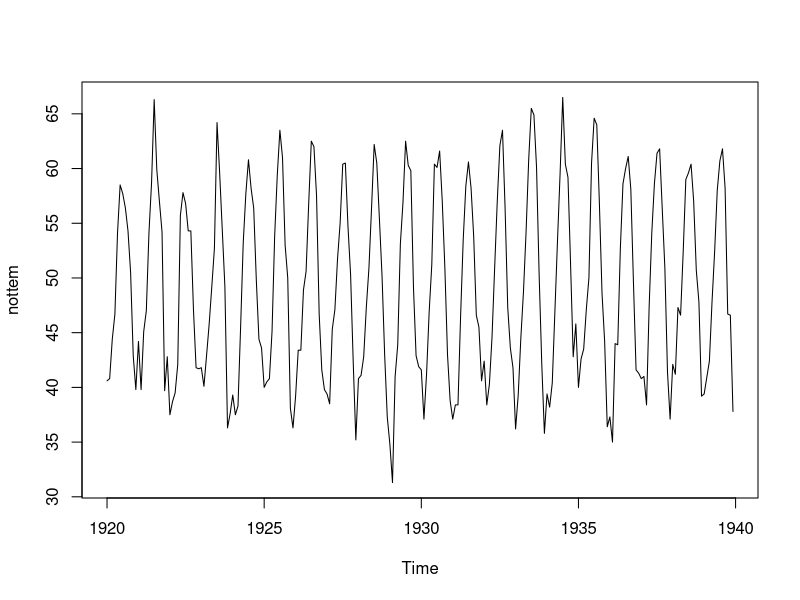
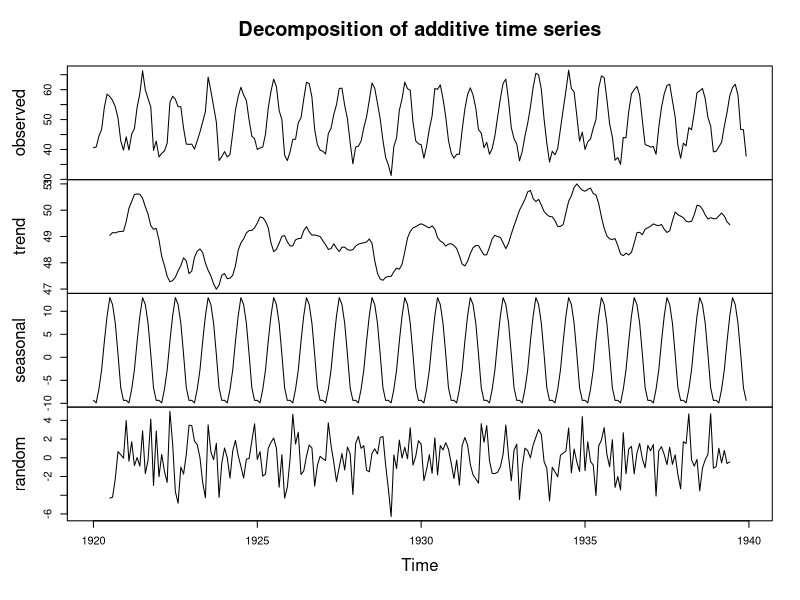

Reproduce these figures in R, in order. (Note: this script raises an error after producing the figures.)
#Time Series Analysis and Forecasting - 02.27.2020

#Determining the Method of Forecasting
#1.) Qualitative Forecasting Methods
# if no data is available, the forecast is based on judegement of experts

#2.) Quantitative Forecasting Methods
# forecast is based on historical data and analytics

# Quantitiative Models
# a.) Linear Models: Simple Models, Exponential Smoothing, ARIMA, Seasonal Decomposition
# b.) NonLin Models: Neural Nets, Support Vector Machines, Clustering

#Simple Linear Models: LOCF, Drift, Mean, 
#a.) use them to model random data with no pattern
#b.) benchmark for other models

#Exponential Smoothing
#trend and seasonality are key determinants
#can put more weight on recent obs

#ARIMA models
# explains patterns in data based on autoregression

# ARIMA(2,1,2)
#2 steps of autogression
#1 step of differencing
#2 steps of moving average

#Seasonal Decompoisition
# dataset needs to be seasonal or at least have a frequency
# min number of 2 seasonal cycles

#############################################
#Non-Linear Models

#Neural Nets
#tried to model the brain's neuron system
#input vector is compressed to several layers
#usually leads to autoregressive model
#each layer consists of multiple neurons
#weight of importance may be ascribed to each neuron
#amount of required layers is specified by dataset

#SVMs
#not as common

#Clustering
#library: kml


#THESE ARE THE MAIN TYPES OF MODELS YOU WILL COME ACROSS IN TIME SERIES
#most of the time it will be a linear model that is best


#######################################
#Decomposing Time Series - Lecture 2
#seasonal decomposition decomposes the seasonal time series 
#data to its components

#you divide data into trend, seasonlity, and remainder (random data)

#Additive Method: adds components up, constant seasonal component
#Multiplicative Method: multiples components

#Drawbacks of Seas. Decomp.:
#1.) N/A values
#2.) slow to catch sudden changes
#3.) constant seasonality

#Example of Decomposing Time Series
plot(nottem)
#we can use an additive model because the amplitude (up and down) is constant
#peaks stay roughly in one line, no trend

frequency(nottem)
#12
length(nottem)
#240 (20*12)

decompose(nottem,type='additive')
#Plots each component of the time series
plot(decompose(nottem, type='additive'))

#Same plot but from ggplot, looks a little nicer
autoplot(decompose(nottem, type='additive'))


#Alternatively the function stl could be used
plot(stl(nottem, s.window='periodic'))

#Seasonal adjustment
mynottem=decompose(nottem,'additive')
class(mynottem)

#we are subtracting the seasonal element
nottemadjusted=nottem-mynottem$seasonal


#getting a plot
plot(nottemadjusted)
#lacks clear seasonal interval - looks like random ts, no trend

#as a comparison - lets plot seasonal componenet
plot(mynottem$seasonal)

#a stl forecast from package forecast
library(forecast)
plot(stlf(nottem,method='arima'))


#Exercise - Seasonal Decomposition

#1.) Get plot of dataset 'AirPassengers', describe dataset
plot(AirPassengers)

#definitely trend
#definitely seasonality
#non-constant variance
frequency(AirPassengers)
#12

#2.) Set up two decomposition models with decompose() 
#    a. Additive model - mymodel1
#    b. Multiplicative model - mymodel2

mymodel1=decompose(AirPassengers,'additive')
mymodel2=decompose(AirPassengers,'multiplicative')

#3.) Plot and compare 2 models
plot(mymodel1)
#constant increase over time - trend, some pattern left in remainder, 
#not a good sign - want all patterns to be in model
plot(mymodel2)
#similar to mymodel1


#4.) Produce and plot a ts of seasonality adjusted mymodel1
#compare to original dataset
plot(mymodel1$trend+mymodel1$random)
#wanted to pull seasonality out of data

#this confirms seasonal part of model needs improvement
#no clear answer - we need a more complex model




#02.28.2020 --> Smoothing the data

#getting the dataset closer to the center by evening out the highs/lows
#decreasing the impact of extreme values
#Classic example of smoother: Simple Moving Average

#How does it work?
#Define number of obs to use and take average
#Period = successive values of a time series

library("TTR")
x=c(1,2,3,4,5,6,7)
SMA(x,n=3)
#NA NA 2 3 4 5 6
#not enough data for calculation - only when we had 3 values 
#can a SMA be calcualted

lynxsmoothed=SMA(lynx,n=4)
lynxsmoothed

#we can compare the smoothed vs. the original lynx data
par(mfrow=c(2,1))
plot(lynx)
plot(lynxsmoothed)
par(mfrow=c(1,1))

#change n to longer period to get more smoothing effects
#higher n --> less white noise


#Exponential Smoothing
#describe ts with 3 parameters:
#1.) Error: additive, multiplicative (x>0)
#2.) Trend - non-present, additive, multiplicative
#3.) Seasonality - non-present, additive, multiplicative

#Values are either summed up, multiplied, or omitted

#Parameters can be mixed - eg: additive trend with multiplicative seasonlity:
#Multiplicative Holt-Winters Model

#Expon. Smooth --> recent data is given more weight than older obs
#1.) Simple Exponential Smoothing --> ses() : for datasets without trend and seasonality
#2.) Holt linear exponential smoothing model --> holt() : for datasets with a trend and w/out seasonlity
#3.) Holt Winters seasonal exponential smoothing --> hw(): for data with both trend and seasonal component

#Above models are set manually
#Automated model selection via ets() --> R chooses the best model

#Smoothing coefficients manage weighting based on the timestamp
#reactive model relies heavily on recent data - high coefficient ~1
#smooth model - low coefficient ~0\

#Coefficient:
#alpha = initial level
#beta = trend
#gamma = seasonality
# phi = damped parameter

library(forecast)

etsmodel=ets(nottem)
etsmodel
#ETS(A,N,A)
#error, trend, seasonality
#additive, no trend, additive seasonlity

plot(nottem,lwd=3)
lines(etsmodel$fitted,col="red")
#fitted values are pretty close to original obs -->ets function did a good job

#Plotting the forecast
plot(forecast(etsmodel,h=12))
plot(forecast(etsmodel,h=12,level=95))
#Manually setting the ets model
etsmodmult=ets(nottem,model="MZM")
etsmodmult


#Plot as comparison
plot(nottem,lwd=3)
lines(etsmodmult$fitted,col="red")
